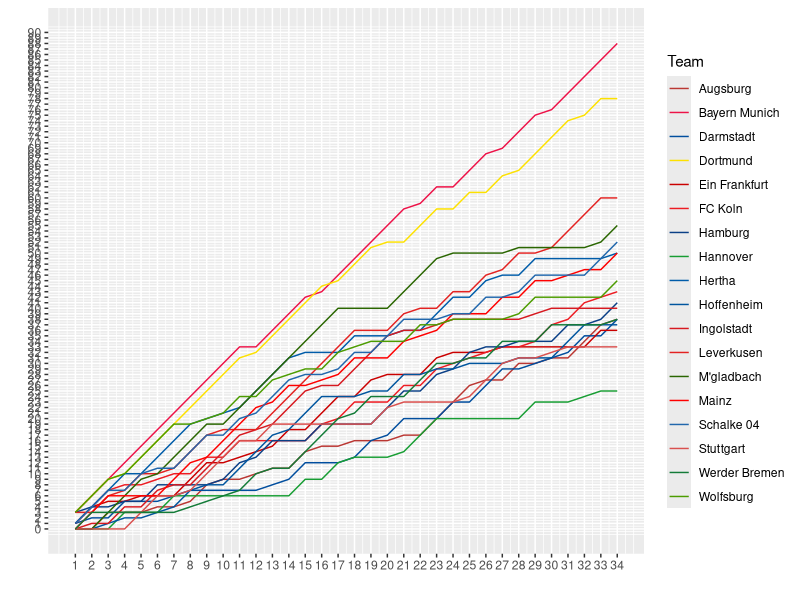

Source code (R):
 
# TODO
# Y Achsenbeschriftung auf die rechte Seite
# X Achsenbeschriftung oben einfügen
# Darstellung auf Wertebereich beschränken
# Punkte die nicht existieren auf der x Achse in hellerem Grau einfärben
# Zusatzleistung Legende mit dem Logo ersetzen
# x Achsenbeschriftung grau einfärben
# Dynamische Darstellung mit ggvis
 
library(reshape2)
library(magrittr)
library(dplyr)
library(ggplot2)

BundesligaDaten = read.csv('D1.csv')

EvalPoints <- function(FTR,Position)
{ 
  if (Position=="AwayTeam") {if (FTR==strsplit(as.character(Position),"wayTeam")) { res = 3} else {res = 0}}
  else{if (FTR==strsplit(as.character(Position),"omeTeam")){res = 3} else {res = 0}}
  
  if (FTR== "D"){res=1}
  return(res)
}

BundesligaDaten%>%
  melt(measure.vars=c("HomeTeam", "AwayTeam"), value.name="Team", variable.name="Position")%>%
  select(Date,Team,Position,FTR)%>%
  arrange(-desc(Team))%>%
  mutate(DayOfPlay=rep(seq(1,34,1),18), Points = mapply(EvalPoints,.$FTR,.$Position))%>%
  group_by(Team)%>%
  mutate(CumPoints = cumsum(Points))%>%
  ggplot(.,aes(DayOfPlay,CumPoints,color=Team))+
  geom_line()+
  scale_color_manual(values=c("#BA3733","#ED1248","#014E9E","#FDE100","#CA0000","#ED1C23","#0A3F86","#179D33","#005CA9","#00559E","#D71920","#E32221","#2A6601","#FE0000","#2167AC","#D9504E","#137B38","#4C9C00"))+
  xlim(1,34)+ ylim(0,90)+
  scale_x_continuous(breaks=seq(1,34,1),limits=c(1,34),name="")+
  scale_y_continuous(breaks=seq(0,90,1),limits=c(0,90),name="")+
  coord_cartesian(xlim=c(1,34), ylim=c(0,90))-> TablePos
TablePos
